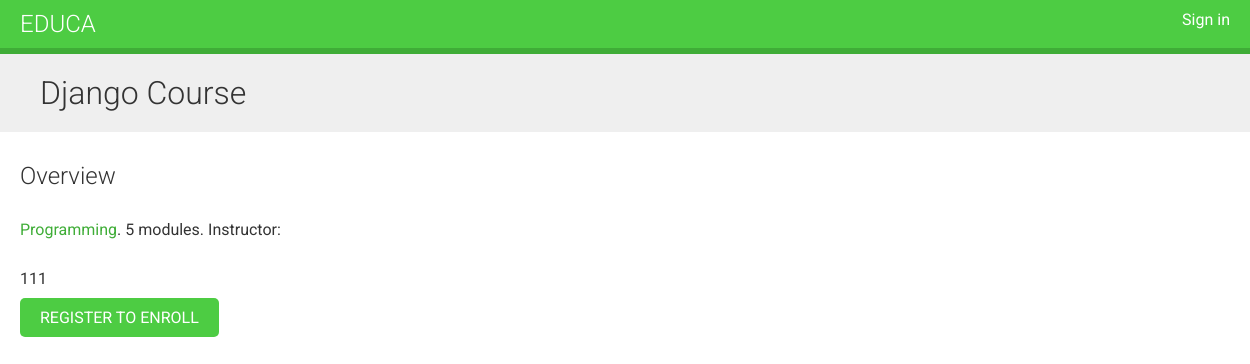
The page /course/django_course/ on the database as committed earlier.
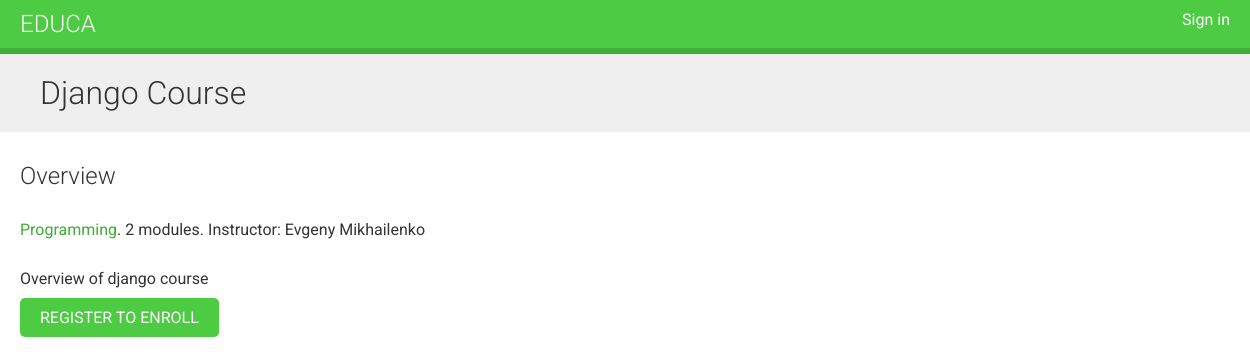
The same page on the database as committed later.
### courses/models.py (models this page shows, shortened)
class Course(models.Model):
    owner = models.ForeignKey(User, related_name='courses_created', on_delete=models.CASCADE)
    subject = models.ForeignKey(Subject, related_name='courses', on_delete=models.CASCADE)
    title = models.CharField(max_length=200)
    slug = models.SlugField(max_length=200, unique=True)
    overview = models.TextField()
    created = models.DateTimeField(auto_now_add=True)
    students = models.ManyToManyField(User, related_name='courses_joined', blank=True)
    class Meta:
        ordering = ['-created']

### courses/views.py (the view)
# urls.py: path('<slug:slug>/', views.CourseDetailView.as_view(), name='course_detail'),
class CourseDetailView(DetailView):
    model = Course
    template_name = 'courses/course/detail.html'
    def get_context_data(self, **kwargs):
        context = super().get_context_data(**kwargs)
        context['enroll_form'] = CourseEnrollForm(initial={'course': self.object})
        return context

### courses/templates/courses/course/detail.html (shortened to what this page needs)
{% extends 'base.html' %}
{% block content %}
    {% with subject=object.subject %}
        <h1>{{ object.title }}</h1>
        <div class="module">
            <h2>Overview</h2>
            <p>
                <a href="{% url 'course_list_subject' subject.slug %}">{{ subject.title }}</a>.
                {{ object.modules.count }} modules.
                Instructor: {{ object.owner.get_full_name }}
            </p>
            {{ object.overview|linebreaks }}
            {% if request.user.is_authenticated %}
                <form action="{% url 'student_enroll_course' %}" method="post">
                    {{ enroll_form }}
                    {% csrf_token %}
                    <input type="submit" value="Enroll now">
                </form>
            {% else %}
                <a href="{% url 'student_registration' %}" class="button">Register to enroll</a>
            {% endif %}
        </div>
    {% endwith %}
{% endblock content %}

Rows that differ between the two databases and show on the page:
changed Course "Django Course": modules.count "5" → "2"; owner.get_full_name (not shown) → "Evgeny Mikhailenko"; overview "111" → "Overview of django course"
